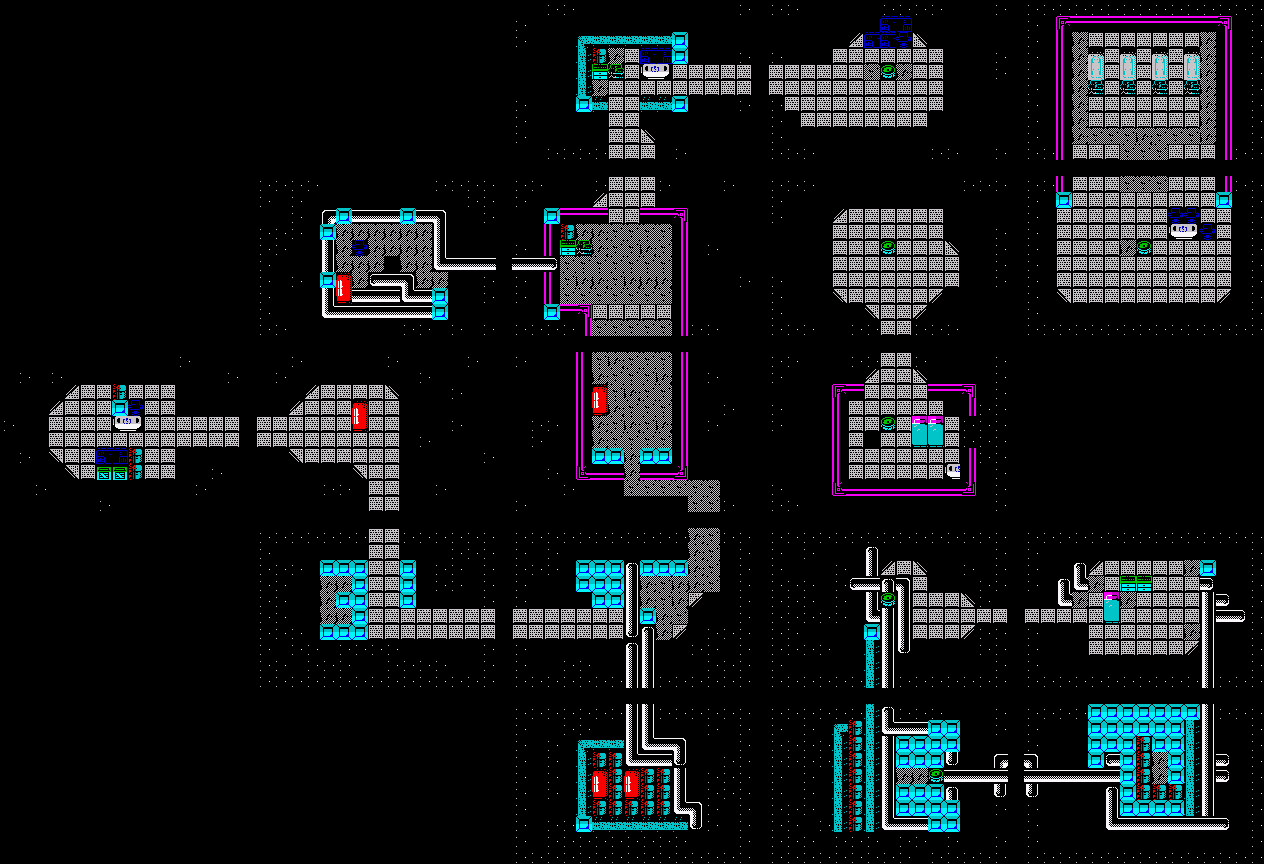

This is a level from a 2D game, rendered from its Tiled map with the project's own tilesets. A one-line summary and the map file follow, with tile-layer data summarised:
An orthogonal 79x54 tile map with 16x16 px tiles, 1 tile layer (map), 2 tilesets.

<map version="1.0" orientation="orthogonal" width="79" height="54" tilewidth="16" tileheight="16">
 <tileset firstgid="1" name="tiles" tilewidth="16" tileheight="16">
  <image source="tiles.png" width="256" height="96" />
 </tileset>
 <tileset firstgid="97" name="sprites" tilewidth="16" tileheight="16">
  <image source="sprites.png" width="256" height="32" />
 </tileset>
 <layer name="map" width="79" height="54">
  <data>[4266 cells, 3750 non-empty, 48 distinct tile ids]</data>
 </layer>
 <objectgroup name="enems" width="79" height="54" />
</map>